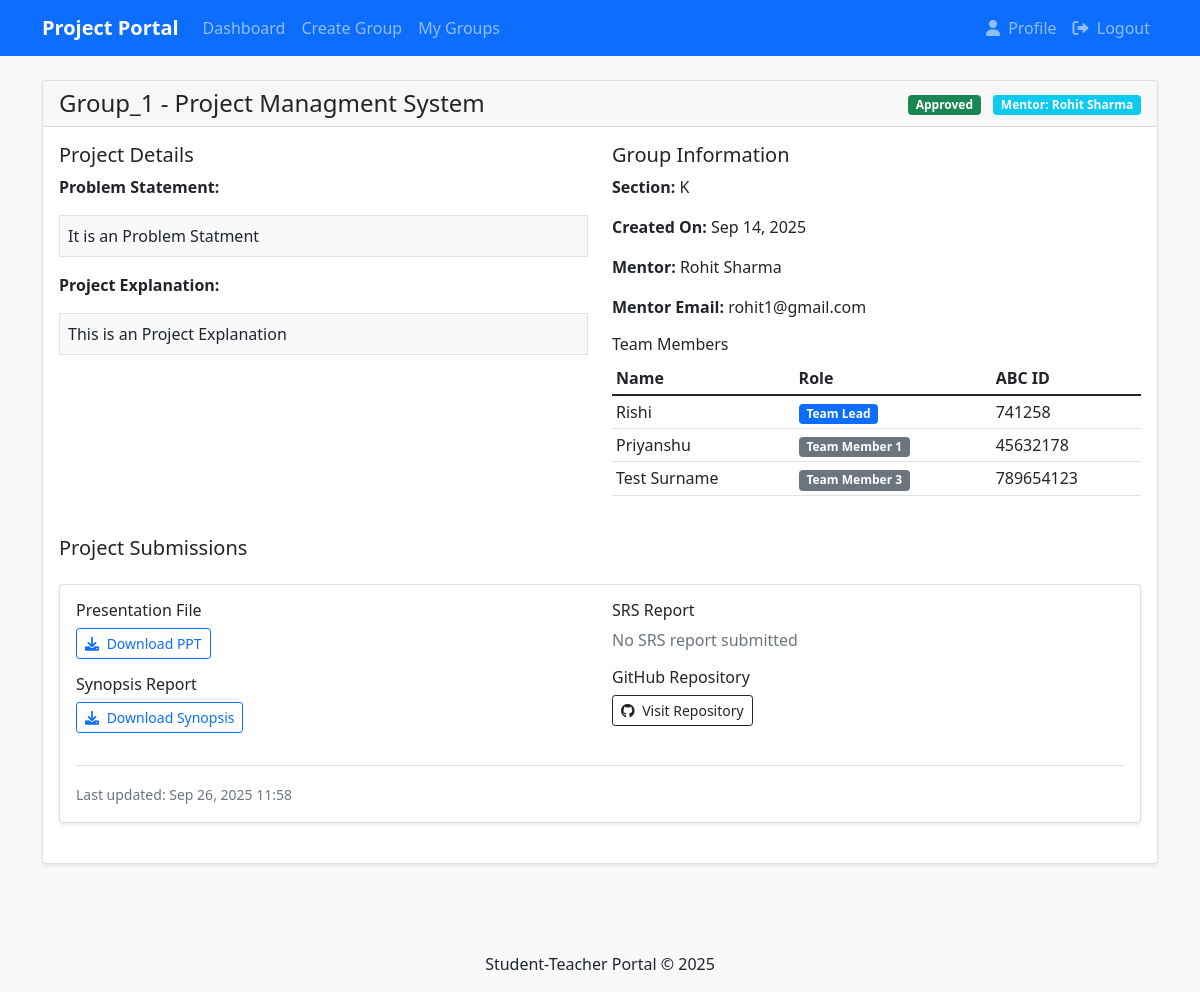
The app's page /projects/groups/2/ (signed in) with its own data.
### projects/models.py (models this page shows, shortened)
class ProjectGroup(models.Model):
    name = models.CharField(max_length=100)
    section = models.CharField(max_length=10)
    project_title = models.CharField(max_length=200)
    problem_statement = models.TextField()
    project_explanation = models.TextField()
    created_at = models.DateTimeField(auto_now_add=True)
    is_approved = models.BooleanField(default=False)
    mentor = models.ForeignKey(TeacherProfile, on_delete=models.SET_NULL, null=True, blank=True)

class GroupMember(models.Model):
    ROLE_CHOICES = [
        ('lead', 'Team Lead'),
        ('member1', 'Team Member 1'),
        ('member2', 'Team Member 2'),
        ('member3', 'Team Member 3'),
    ]
    group = models.ForeignKey(ProjectGroup, on_delete=models.CASCADE, related_name='members')
    student = models.ForeignKey(StudentProfile, on_delete=models.CASCADE)
    role = models.CharField(max_length=10, choices=ROLE_CHOICES)
    class Meta:
        unique_together = ('group', 'student')

class ProjectSubmission(models.Model):
    group = models.OneToOneField(ProjectGroup, on_delete=models.CASCADE)
    ppt_file = models.FileField(upload_to='submissions/ppt/', null=True, blank=True)
    synopsis_report = models.FileField(upload_to='submissions/synopsis/', null=True, blank=True)
    github_link = models.URLField(null=True, blank=True)
    srs_report = models.FileField(upload_to='submissions/srs/', null=True, blank=True)
    submitted_at = models.DateTimeField(auto_now_add=True)
    updated_at = models.DateTimeField(auto_now=True)

### accounts/models.py (models this page shows, shortened)
class TeacherProfile(models.Model):
    user = models.OneToOneField(User, on_delete=models.CASCADE, primary_key=True)
    full_name = models.CharField(max_length=100)
    mobile_no = models.CharField(max_length=15)
    email_id = models.EmailField()
    department = models.CharField(max_length=50)

class StudentProfile(models.Model):
    user = models.OneToOneField(User, on_delete=models.CASCADE, primary_key=True)
    full_name = models.CharField(max_length=100)
    section = models.CharField(max_length=10)
    passing_year = models.IntegerField()
    branch = models.CharField(max_length=50)
    degree = models.CharField(max_length=50)
    mobile_no = models.CharField(max_length=15)
    email_id = models.EmailField()
    abc_id = models.CharField(max_length=20, unique=True)
    id_card_photo = models.ImageField(upload_to='id_cards/')

### projects/views.py (the view)
# urls.py: path('groups/<int:group_id>/', views.group_detail, name='group_detail'),
@login_required
def group_detail(request, group_id):
    group = get_object_or_404(ProjectGroup, id=group_id)
    if not can_view_submissions(request.user, group):
        messages.error(request, 'You are not authorized to view this group.')
        return redirect('dashboard')
    can_edit = can_edit_submissions(request.user, group)
    members = GroupMember.objects.filter(group=group)
    try:
        submission = ProjectSubmission.objects.get(group=group)
        has_submission = True
    except ProjectSubmission.DoesNotExist:
        submission = None
        has_submission = False
    mentor = group.mentor
    return render(request, 'projects/group_detail.html', {
        'group': group,
        'members': members,
        'submission': submission,
        'has_submission': has_submission,
        'can_edit': can_edit,
        'mentor': mentor
    })

### projects/views.py (called while the page is built)
def can_view_submissions(user, group):
    if user.is_superuser:
        return True
    if user.is_teacher:
        return True
    if user.is_student:
        try:
            student_profile = StudentProfile.objects.get(user=user)
            return GroupMember.objects.filter(group=group, student=student_profile).exists()
        except StudentProfile.DoesNotExist:
            return False
    return False

def can_edit_submissions(user, group):
    if user.is_superuser:
        return True
    if user.is_student:
        try:
            student_profile = StudentProfile.objects.get(user=user)
            return GroupMember.objects.filter(
                group=group,
                student=student_profile,
                role='lead'
            ).exists()
        except StudentProfile.DoesNotExist:
            return False
    return False

### templates/projects/group_detail.html (shortened to what this page needs)
{% extends 'base.html' %}
{% block content %}
<div class="row">
    <div class="col-md-12">
        <div class="card">
            <div class="card-header d-flex justify-content-between align-items-center">
                <h4 class="card-title mb-0">{{ group.name }} - {{ group.project_title }}</h4>
                <div>
                    <span class="badge bg-{% if group.is_approved %}success{% else %}warning{% endif %} me-2">
                        {% if group.is_approved %}Approved{% else %}Pending Approval{% endif %}
                    </span>
                    {% if mentor %}
                    <span class="badge bg-info">Mentor: {{ mentor.full_name }}</span>
                    {% endif %}
                </div>
            </div>
            <div class="card-body">
                <div class="row mb-4">
                    <div class="col-md-6">
                        <h5>Project Details</h5>
                        <p><strong>Problem Statement:</strong></p>
                        <p class="border p-2 bg-light">{{ group.problem_statement }}</p>
                        <p><strong>Project Explanation:</strong></p>
                        <p class="border p-2 bg-light">{{ group.project_explanation }}</p>
                    </div>
                    <div class="col-md-6">
                        <h5>Group Information</h5>
                        <p><strong>Section:</strong> {{ group.section }}</p>
                        <p><strong>Created On:</strong> {{ group.created_at|date:"M d, Y" }}</p>
                        {% if mentor %}
                        <p><strong>Mentor:</strong> {{ mentor.full_name }}</p>
                        <p><strong>Mentor Email:</strong> {{ mentor.email_id }}</p>
                        {% endif %}
                        <h6 class="mt-3">Team Members</h6>
                        <div class="table-responsive">
                            <table class="table table-sm">
                                <thead>
                                    <tr>
                                        <th>Name</th>
                                        <th>Role</th>
                                        <th>ABC ID</th>
                                    </tr>
                                </thead>
                                <tbody>
                                    {% for member in members %}
                                    <tr>
                                        <td>{{ member.student.full_name }}</td>
                                        <td>
                                            <span class="badge bg-{% if member.role == 'lead' %}primary{% else %}secondary{% endif %}">
                                                {{ member.get_role_display }}
                                            </span>
                                        </td>
                                        <td>{{ member.student.abc_id }}</td>
                                    </tr>
                                    {% endfor %}
                                </tbody>
                            </table>
                        </div>
                    </div>
                </div>
                <div class="mt-4">
                    <div class="d-flex justify-content-between align-items-center mb-3">
                        <h5>Project Submissions</h5>
                    </div>
                    {% if has_submission %}
                    <div class="card">
                        <div class="card-body">
                            <div class="row">
                                <div class="col-md-6">
                                    <h6>Presentation File</h6>
                                    {% if submission.ppt_file %}
                                    <p>
                                        <a href="{{ submission.ppt_file.url }}" target="_blank" class="btn btn-outline-primary btn-sm">
                                            <i class="fas fa-download me-1"></i> Download PPT
                                        </a>
                                    </p>
                                    {% else %}
                                    <p class="text-muted">No presentation file submitted</p>
                                    {% endif %}
                                    <h6>Synopsis Report</h6>
                                    {% if submission.synopsis_report %}
                                    <p>
                                        <a href="{{ submission.synopsis_report.url }}" target="_blank" class="btn btn-outline-primary btn-sm">
                                            <i class="fas fa-download me-1"></i> Download Synopsis
                                        </a>
                                    </p>
                                    {% else %}
                                    <p class="text-muted">No synopsis report submitted</p>
                                    {% endif %}
                                </div>
                                <div class="col-md-6">
                                    <h6>SRS Report</h6>
                                    {% if submission.srs_report %}
                                    <p>
                                        <a href="{{ submission.srs_report.url }}" target="_blank" class="btn btn-outline-primary btn-sm">
                                            <i class="fas fa-download me-1"></i> Download SRS
                                        </a>
                                    </p>
                                    {% else %}
                                    <p class="text-muted">No SRS report submitted</p>
                                    {% endif %}
                                    <h6>GitHub Repository</h6>
                                    {% if submission.github_link %}
                                    <p>
                                        <a href="{{ submission.github_link }}" target="_blank" class="btn btn-outline-dark btn-sm">
                                            <i class="fab fa-github me-1"></i> Visit Repository
                                        </a>
                                    </p>
                                    {% else %}
                                    <p class="text-muted">No GitHub link submitted</p>
                                    {% endif %}
                                </div>
                            </div>
                            {% if submission.submitted_at %}
                            <div class="mt-3 pt-3 border-top">
                                <small class="text-muted">
                                    Last updated: {{ submission.updated_at|date:"M d, Y H:i" }}
                                </small>
                            </div>
                            {% endif %}
                        </div>
                    </div>
                    {% else %}
                    <div class="alert alert-info">
                        <i class="fas fa-info-circle me-2"></i>
                        No project submissions yet. {% if can_edit %}Team lead can submit project documents.{% else %}Wait for team lead to submit project documents.{% endif %}
                    </div>
                    {% endif %}
                </div>
            </div>
        </div>
    </div>
</div>
{% endblock %}

### templates/base.html (style rules this page uses)
body { background-color: #f8f9fa; }
.card { box-shadow: 0 0.125rem 0.25rem rgba(0, 0, 0, 0.075); margin-bottom: 1.5rem; }
.table th { border-top: none; }

### records on screen
ProjectGroup: name "Group_1", project_title "Project Managment System", problem_statement "It is an Problem Statment", project_explanation "This is an Project Explanation", section "K", created_at "Sep 14, 2025"
TeacherProfile: full_name "Rohit Sharma", email_id "rohit1@gmail.com"
GroupMember: student.full_name "Rishi", role "Team Lead", student.abc_id "741258"
GroupMember: student.full_name "Priyanshu", role "Team Member 1", student.abc_id "45632178"
GroupMember: student.full_name "Test Surname", role "Team Member 3", student.abc_id "789654123"
ProjectSubmission: updated_at "Sep 26, 2025 11:58"
